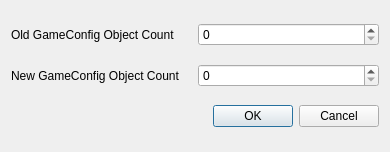
<?xml version="1.0" encoding="UTF-8"?>
<ui version="4.0">
 <class>SyncGCDetails</class>
 <widget class="QDialog" name="SyncGCDetails">
  <property name="geometry">
   <rect>
    <x>0</x>
    <y>0</y>
    <width>390</width>
    <height>152</height>
   </rect>
  </property>
  <property name="windowTitle">
   <string>Sync GameConfig Details</string>
  </property>
  <layout class="QGridLayout" name="gridLayout">
   <item row="0" column="0">
    <widget class="QLabel" name="label">
     <property name="text">
      <string>Old GameConfig Object Count</string>
     </property>
    </widget>
   </item>
   <item row="0" column="1">
    <widget class="QSpinBox" name="oldObjCount">
     <property name="maximum">
      <number>255</number>
     </property>
    </widget>
   </item>
   <item row="1" column="0">
    <widget class="QLabel" name="label_2">
     <property name="text">
      <string>New GameConfig Object Count</string>
     </property>
    </widget>
   </item>
   <item row="1" column="1">
    <widget class="QSpinBox" name="newObjCount">
     <property name="maximum">
      <number>255</number>
     </property>
    </widget>
   </item>
   <item row="2" column="0" colspan="2">
    <widget class="QDialogButtonBox" name="buttonBox">
     <property name="orientation">
      <enum>Qt::Horizontal</enum>
     </property>
     <property name="standardButtons">
      <set>QDialogButtonBox::Cancel|QDialogButtonBox::Ok</set>
     </property>
    </widget>
   </item>
  </layout>
 </widget>
 <resources/>
 <connections>
  <connection>
   <sender>buttonBox</sender>
   <signal>accepted()</signal>
   <receiver>SyncGCDetails</receiver>
   <slot>accept()</slot>
   <hints>
    <hint type="sourcelabel">
     <x>248</x>
     <y>254</y>
    </hint>
    <hint type="destinationlabel">
     <x>157</x>
     <y>274</y>
    </hint>
   </hints>
  </connection>
  <connection>
   <sender>buttonBox</sender>
   <signal>rejected()</signal>
   <receiver>SyncGCDetails</receiver>
   <slot>reject()</slot>
   <hints>
    <hint type="sourcelabel">
     <x>316</x>
     <y>260</y>
    </hint>
    <hint type="destinationlabel">
     <x>286</x>
     <y>274</y>
    </hint>
   </hints>
  </connection>
 </connections>
</ui>
